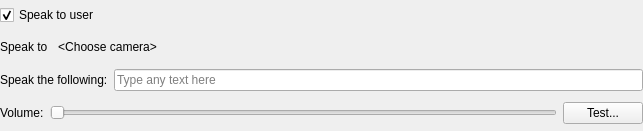
<?xml version="1.0" encoding="UTF-8"?>
<ui version="4.0">
 <class>SayTextBusinessActionWidget</class>
 <widget class="QWidget" name="SayTextBusinessActionWidget">
  <property name="geometry">
   <rect>
    <x>0</x>
    <y>0</y>
    <width>643</width>
    <height>131</height>
   </rect>
  </property>
  <property name="windowTitle">
   <string/>
  </property>
  <layout class="QVBoxLayout" name="verticalLayout">
   <property name="leftMargin">
    <number>0</number>
   </property>
   <property name="topMargin">
    <number>0</number>
   </property>
   <property name="rightMargin">
    <number>0</number>
   </property>
   <property name="bottomMargin">
    <number>0</number>
   </property>
   <item>
    <layout class="QVBoxLayout" name="verticalLayout_2">
     <item>
      <widget class="QCheckBox" name="playToClient">
       <property name="text">
        <string>Speak to user</string>
       </property>
       <property name="checked">
        <bool>true</bool>
       </property>
      </widget>
     </item>
    </layout>
   </item>
   <item>
    <layout class="QHBoxLayout" name="horizontalLayout_2">
     <item>
      <widget class="QLabel" name="label_2">
       <property name="maximumSize">
        <size>
         <width>16777215</width>
         <height>16777215</height>
        </size>
       </property>
       <property name="text">
        <string>Speak to</string>
       </property>
      </widget>
     </item>
     <item>
      <widget class="QPushButton" name="actionTargetsHolder">
       <property name="text">
        <string notr="true">&lt;Choose camera&gt;</string>
       </property>
       <property name="flat">
        <bool>true</bool>
       </property>
      </widget>
     </item>
     <item>
      <spacer name="horizontalSpacer">
       <property name="orientation">
        <enum>Qt::Horizontal</enum>
       </property>
       <property name="sizeHint" stdset="0">
        <size>
         <width>40</width>
         <height>20</height>
        </size>
       </property>
      </spacer>
     </item>
    </layout>
   </item>
   <item>
    <layout class="QHBoxLayout" name="horizontalLayout">
     <item>
      <widget class="QLabel" name="label">
       <property name="text">
        <string>Speak the following:</string>
       </property>
      </widget>
     </item>
     <item>
      <widget class="QLineEdit" name="textEdit">
       <property name="placeholderText">
        <string>Type any text here</string>
       </property>
      </widget>
     </item>
    </layout>
   </item>
   <item>
    <layout class="QHBoxLayout" name="testLayout">
     <item>
      <widget class="QLabel" name="volumeLabel">
       <property name="text">
        <string>Volume:</string>
       </property>
      </widget>
     </item>
     <item>
      <widget class="QSlider" name="volumeSlider">
       <property name="maximum">
        <number>100</number>
       </property>
       <property name="orientation">
        <enum>Qt::Horizontal</enum>
       </property>
      </widget>
     </item>
     <item>
      <widget class="QPushButton" name="testButton">
       <property name="text">
        <string>Test...</string>
       </property>
       <property name="iconSize">
        <size>
         <width>16</width>
         <height>16</height>
        </size>
       </property>
      </widget>
     </item>
    </layout>
   </item>
  </layout>
 </widget>
 <resources/>
 <connections/>
</ui>
